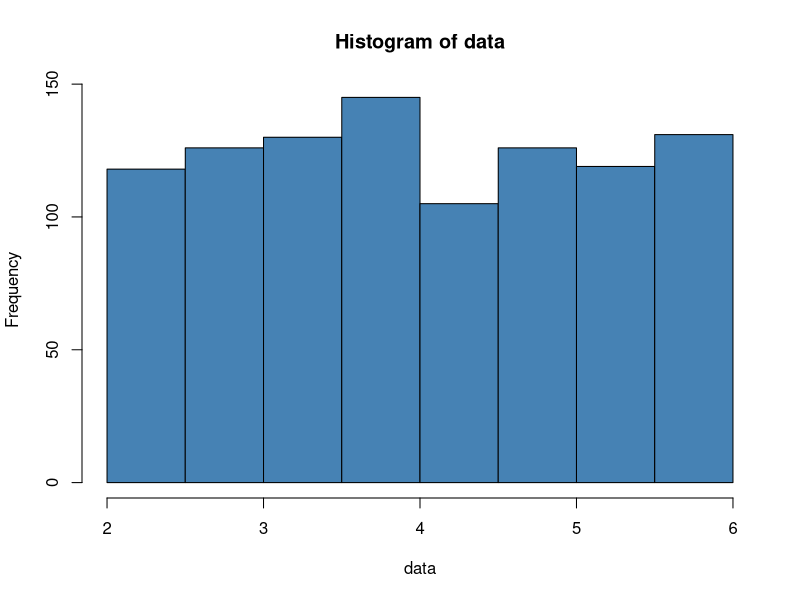
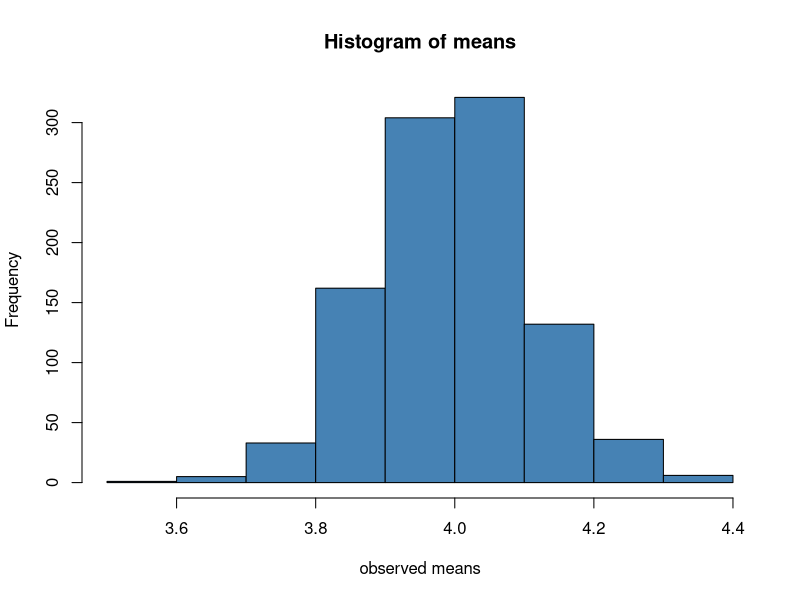

These figures' R source, in order:
# clean workspace
rm(list=ls())

# make this example reproducible
set.seed(0)

# create random variable with sample size of 1000 that is uniformally distributed
data <- runif(n=1000, min=2, max=6)

# data <- rexp(n=1000, rate=2.2)  # exponential distribution


mean(data)  # mean of sample 
# create histogram to visualize distribution of sampled data
hist(data, col='steelblue', main='Histogram of data')



# take N random samples of size n from a distribution
means <- c() # empty vector
N = 1000  # change N to larger values to see the CLT result
n = 100
for (i in 1:N){
  means[i] = mean(runif(n, min = 2, max = 6))  # uniform
  # means[i] = mean(rexp(n, rate=2.2))  # exponential
}

#create histogram to visualize sampling distribution of sample means
hist(means, col ='steelblue', xlab='observed means')

mean(means)  # mean of the N observed means.
